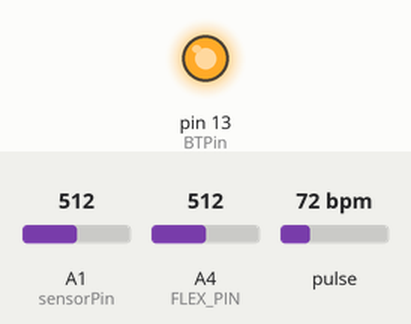
The sketch below on a simulated Arduino Uno, built with avr-gcc and run on an emulated ATmega328P. Shown: output pins drawn as LEDs (lit = HIGH). The inputs (shaded band) are chosen by the test bench; at power-on: A1 (sensorPin) = 512, A4 (FLEX_PIN) = 512, pulse 72 bpm. What the sketch prints to the serial monitor is not drawn.

Above: at 1.5 s.
At 6.5 s:
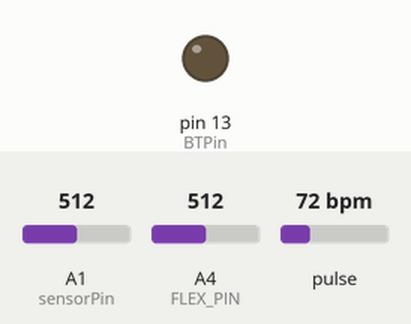
Timing chart, 0 to 13.0 s (numbered marks = the images above):
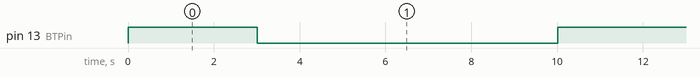

The sketch:

PrototypeCode.ino
```cpp
/*  Getting_BPM_to_Monitor prints the BPM to the Serial Monitor, using the least lines of code and PulseSensor Library.
 *  Tutorial Webpage: https://pulsesensor.com/pages/getting-advanced
 *
--------Use This Sketch To------------------------------------------
1) Displays user's live and changing BPM, Beats Per Minute, in Arduino's native Serial Monitor.
2) Print: "♥  A HeartBeat Happened !" when a beat is detected, live.
2) Learn about using a PulseSensor Library "Object".
4) Blinks LED on PIN 13 with user's Heartbeat.
--------------------------------------------------------------------*/

#define USE_ARDUINO_INTERRUPTS true    // Set-up low-level interrupts for most acurate BPM math.
#include <PulseSensorPlayground.h>     // Includes the PulseSensorPlayground Library.

// Arduino pin numbers
int VRx = A2;
int VRy = A3;
int SW = 2;
const int FLEX_PIN = A4; // Pin connected to voltage divider output


int xPosition = 0;
int yPosition = 0;
int SW_state = 0;
int mapX = 0;
int mapY = 0;

//  Variables
const int PulseWire = 0;       // PulseSensor PURPLE WIRE connected to ANALOG PIN 0
//const int LED13 = 13;          // The on-board Arduino LED, close to PIN 13.
int Threshold = 900;           // Determine which Signal to "count as a beat" and which to ignore.
                               // Use the "Gettting Started Project" to fine-tune Threshold Value beyond default setting.
                               // Otherwise leave the default "550" value.
 int sensorPin = A1;
 int BTPin = 13;
double count =0;
int lastFlexADC =0;
long StartTime;
long BreathPerMinute = 0;

//int beatPerMin[50];
//int skinTemp[50];
//int breathPerMin[50];
//int index = 0;


PulseSensorPlayground pulseSensor;  // Creates an instance of the PulseSensorPlayground object called "pulseSensor"

int findBeatsPerMin(){
   int myBPM = pulseSensor.getBeatsPerMinute();  // Calls function on our pulseSensor object that returns BPM as an "int".
                                               // "myBPM" hold this BPM value now.

if (pulseSensor.sawStartOfBeat()) {            // Constantly test to see if "a beat happened".
 //Serial.println("♥  A HeartBeat Happened ! "); // If test is "true", print a message "a heartbeat happened".
// Serial.print("BPM: ");                        // Print phrase "BPM: "
// Serial.println(myBPM);                        // Print the value inside of myBPM.
 return myBPM;
}else{
  return 0;
}
}
int findSkinTemp(){
  // Variable to store raw temperature
  long rawTemp;

  // Variable to store voltage calculation
  float voltage;

  // Variable to store Fahrenheit value
  float fahrenheit;

  // Variable to store Celsius value
  float celsius;

  // Read the raw 0-1023 value of temperature into a variable.
  rawTemp = analogRead(sensorPin);
  // Calculate the voltage, based on that value.
  // Multiply by maximum voltage (3.3V) and divide by maximum ADC value (1023).
  // If you plan on using this with a LilyPad Simple Arduino on USB power, change to 4.2
  voltage = rawTemp * (5.0 / 1023.0);
  //Serial.print("Voltage: "); // Print voltage reading to serial monitor
  //Serial.println(voltage);

  // Calculate the celsius temperature, based on that voltage..
  celsius = (voltage - 0.5) * 100;
  //Serial.print("Celsius: "); // Print celcius temp to serial monitor
  //Serial.println(celsius);
    // Use a common equation to convert celsius to Fahrenheit. F = C*9/5 + 32.
  fahrenheit = (celsius * 9.0 / 5.0) + 32.0;
  //Serial.print("Fahrenheit: "); // Print Fahrenheit temp to serial monitor
  //Serial.println(fahrenheit);
  return fahrenheit;
}

int flexSensor(){
  // Read the ADC, and calculate voltage and resistance from it
  int flexADC = analogRead(FLEX_PIN);
  //Serial.println(flexADC);
  //long StartTime = 0;

  if((flexADC != 0) && (lastFlexADC !=0)){
     if((flexADC <= (lastFlexADC-2))|| (flexADC >= (lastFlexADC+2))){
     //Serial.print("last:");
    //Serial.println(lastFlexADC);
    count = count + 0.5;
    //Serial.print("count:");
    // Serial.println(count);
     int temp = (int) count;
    // Serial.println(temp/count);
     if((temp/count) == 1){
        long CurrentTime = millis();
        long ElapsedTime = CurrentTime - StartTime;
        StartTime = CurrentTime;
       // Serial.print("Elapsed Time:");
        ElapsedTime = ElapsedTime*0.001;
       // Serial.println(ElapsedTime);
       // Serial.print("Breath Per Minute");
        BreathPerMinute = 60/ElapsedTime;
        //Serial.println(BreathPerMinute);
  }
     }

  }

  lastFlexADC = flexADC;
  return BreathPerMinute;
}
void setup() {

  Serial.begin(9600);
  StartTime = millis();
  pinMode(BTPin, OUTPUT);
  pinMode(VRx, INPUT);
  pinMode(VRy, INPUT);
  pinMode(SW, INPUT_PULLUP);
  // Configure the PulseSensor object, by assigning our variables to it.
  pulseSensor.analogInput(PulseWire);
  //pulseSensor.blinkOnPulse(LED13);       //auto-magically blink Arduino's LED with heartbeat.
  pulseSensor.setThreshold(Threshold);

  // Double-check the "pulseSensor" object was created and "began" seeing a signal.
   if (pulseSensor.begin()) {
    Serial.println("We created a pulseSensor Object !");  //This prints one time at Arduino power-up,  or on Arduino reset.
  }
    pinMode(sensorPin, INPUT);
    pinMode(FLEX_PIN, INPUT);


}


void loop() {
  //digitalWrite(BTPin, LOW);
  int bpm = findBeatsPerMin();
  int skinTemp = findSkinTemp();
  int breathPM = flexSensor();
//   Serial.print("BPM: ");
// Serial.println(bpm);
// Serial.print("Skin Temperature: ");
// Serial.println(skinTemp);
// Serial.print("breathPM: ");
// Serial.println(breathPM);
//  delay(2000);
 digitalWrite(BTPin, HIGH);
 Serial.print("BPM: ");
 Serial.println(bpm);
 Serial.print("Skin Temperature: ");
 Serial.println(skinTemp);
 Serial.print("breathPM: ");
 Serial.println(breathPM);
 delay(3000);
 digitalWrite(BTPin, LOW);
 delay(7000);
}
```

Measured:
- by itself, pin 13 (BTPin): alternates HIGH for 3.0 s and LOW for 7.0 s
